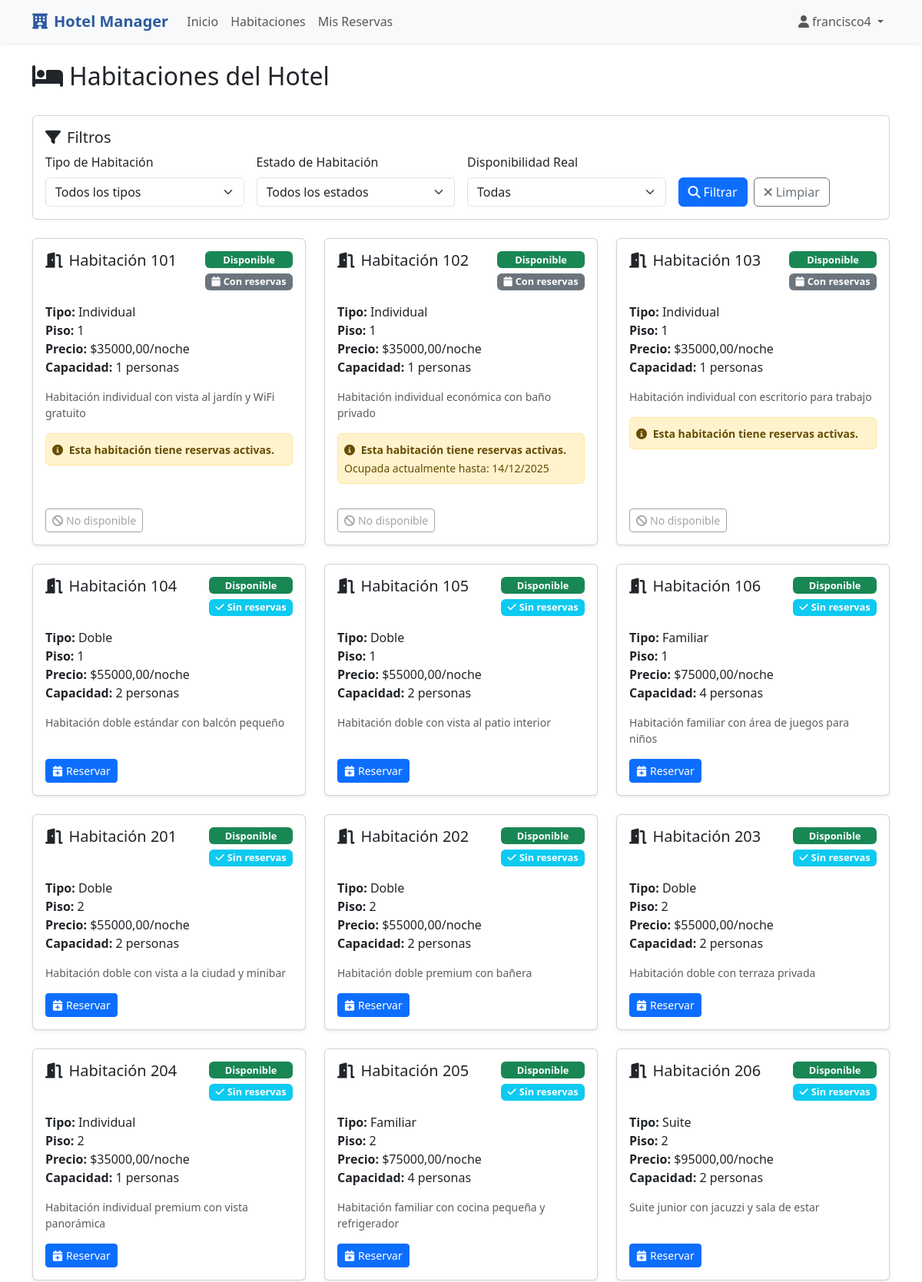
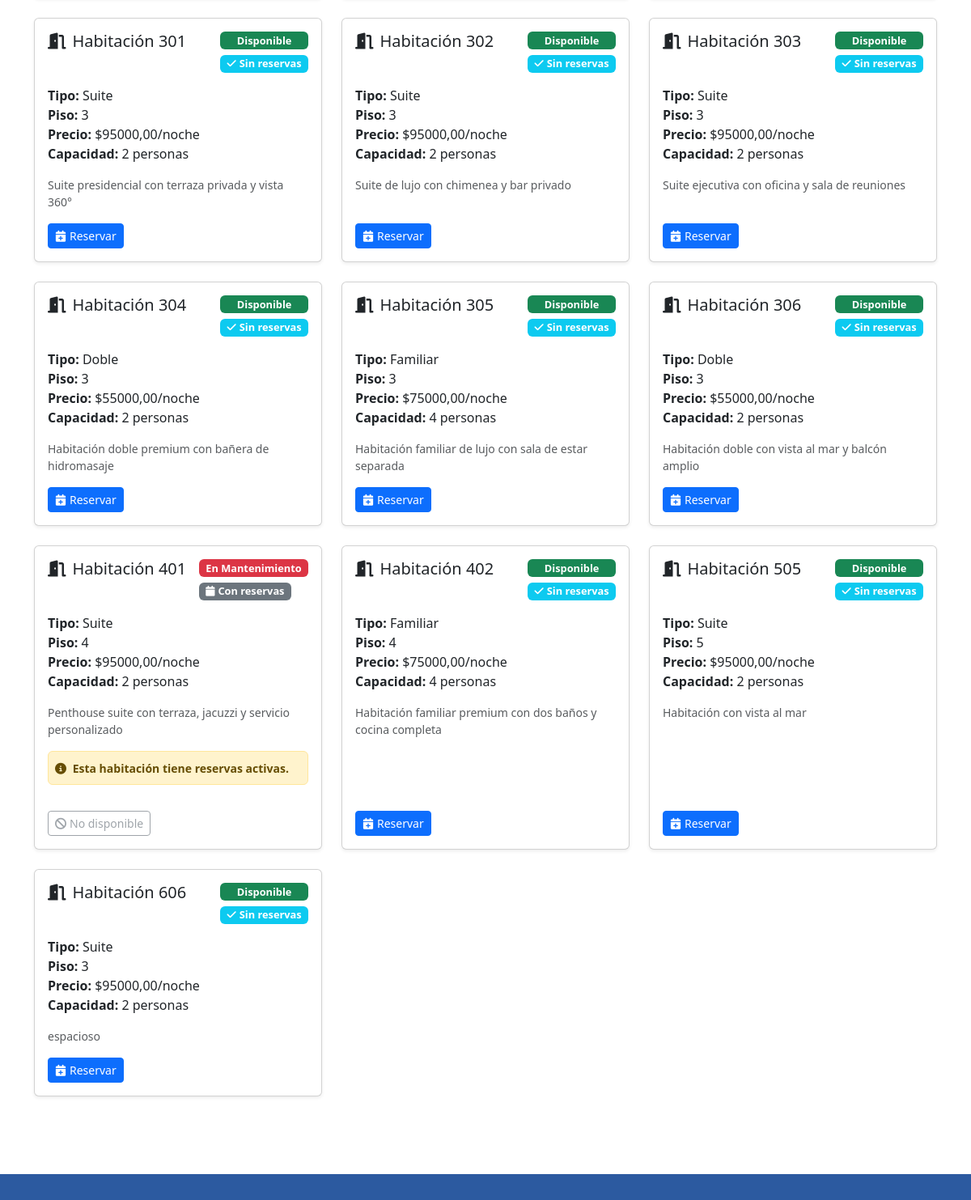
Page /habitaciones/ (signed in) on the committed database (2 pictures, top to bottom).
### hotel/models.py (models this page shows, shortened)
class Habitacion(models.Model):
    ESTADOS = [
        ('disponible', 'Disponible'),
        ('ocupada', 'Ocupada'),
        ('mantenimiento', 'En Mantenimiento'),
    ]
    numero = models.CharField(max_length=10, unique=True)
    tipo = models.ForeignKey(TipoHabitacion, on_delete=models.PROTECT, related_name='habitaciones') #Deleted Protec para evitar borrados sin querer
    estado = models.CharField(max_length=20, choices=ESTADOS, default='disponible')
    piso = models.IntegerField()
    descripcion = models.TextField(blank=True)
    fecha_creacion = models.DateTimeField(auto_now_add=True)
    class Meta:
        verbose_name = "Habitación"
        verbose_name_plural = "Habitaciones"
        ordering = ['numero']
        indexes = [
            models.Index(fields=['numero']),
            models.Index(fields=['estado']),
        ]
        permissions = [
            ("can_change_room_state", "Can change room state"),
        ]
    def esta_disponible(self, fecha_entrada=None, fecha_salida=None):
        if self.estado != 'disponible':
            return False
        hoy = date.today()
        if not fecha_entrada or not fecha_salida:
            reservas_activas = self.reservas.filter(
                estado__in=['pendiente', 'confirmada'],
                fecha_salida__gte=hoy
            )
            return not reservas_activas.exists()
    def reserva_actual(self):
        hoy = date.today()
        return self.reservas.filter(
            estado='confirmada',
            fecha_entrada__lte=hoy,
            fecha_salida__gt=hoy
        ).first()

class TipoHabitacion(models.Model):
    TIPOS_HABITACION = [
        ('individual', 'Individual'),
        ('doble', 'Doble'),
        ('suite', 'Suite'),
        ('familiar', 'Familiar'),
    ]
    nombre = models.CharField(max_length=50, choices=TIPOS_HABITACION, unique=True)
    descripcion = models.TextField(blank=True)
    precio_por_noche = models.DecimalField(max_digits=10, decimal_places=2)
    capacidad_maxima = models.PositiveIntegerField()
    class Meta:
        verbose_name = "Tipo de Habitación"
        verbose_name_plural = "Tipos de Habitación"
        indexes = [
            models.Index(fields=['nombre']),
        ]
    def __str__(self):
        return self.get_nombre_display()

class Reserva(models.Model):
    ESTADOS_RESERVA = [
        ('pendiente', 'Pendiente'),
        ('confirmada', 'Confirmada'),
        ('cancelada', 'Cancelada'),
        ('completada', 'Completada'),
    ]
    cliente = models.ForeignKey(User, on_delete=models.CASCADE, related_name='reservas')
    habitacion = models.ForeignKey(Habitacion, on_delete=models.CASCADE, related_name='reservas')
    fecha_entrada = models.DateField()
    fecha_salida = models.DateField()
    numero_huespedes = models.PositiveIntegerField()
    estado = models.CharField(max_length=20, choices=ESTADOS_RESERVA, default='pendiente')
    precio_total = models.DecimalField(max_digits=12, decimal_places=2, null=True, blank=True)
    fecha_reserva = models.DateTimeField(auto_now_add=True)
    comentarios = models.TextField(blank=True)
    class Meta:
        verbose_name = "Reserva"
        verbose_name_plural = "Reservas"
        ordering = ['-fecha_reserva']
        indexes = [
            models.Index(fields=['habitacion', 'fecha_entrada', 'fecha_salida']),
            models.Index(fields=['estado']),
        ]
        permissions = [
            ("can_confirm_reservation", "Can confirm reservation"),
            ("can_cancel_reservation", "Can cancel reservation"),
        ]

### hotel/views.py (the view)
# urls.py: path('habitaciones/', views.lista_habitaciones, name='lista_habitaciones'),
def lista_habitaciones(request):
    actualizar_reservas_vencidas()
    habitaciones = Habitacion.objects.all().order_by('numero')
    tipos = TipoHabitacion.objects.all()
    tipo_filtro = request.GET.get('tipo')
    estado_filtro = request.GET.get('estado')
    disponibilidad_filtro = request.GET.get('disponibilidad')
    if tipo_filtro:
        habitaciones = habitaciones.filter(tipo__nombre=tipo_filtro)
    if estado_filtro:
        habitaciones = habitaciones.filter(estado=estado_filtro)
    if disponibilidad_filtro == 'disponible':
        habitaciones_filtradas = []
        for habitacion in habitaciones:
            if habitacion.esta_disponible():
                habitaciones_filtradas.append(habitacion)
        habitaciones = habitaciones_filtradas
    elif disponibilidad_filtro == 'reservada':
        habitaciones_filtradas = []
        for habitacion in habitaciones:
            if not habitacion.esta_disponible():
                habitaciones_filtradas.append(habitacion)
        habitaciones = habitaciones_filtradas
    contexto = {
        'habitaciones': habitaciones,
        'tipos': tipos,
        'es_admin': es_administrador(request.user) if request.user.is_authenticated else False,
        'tipo_seleccionado': tipo_filtro,
        'estado_seleccionado': estado_filtro,
        'disponibilidad_seleccionada': disponibilidad_filtro,
    }
    return render(request, 'hotel/habitaciones.html', contexto)

### hotel/views.py (called while the page is built, shortened)
def es_administrador(user):
    return user.is_staff or user.is_superuser

def actualizar_reservas_vencidas():
    ahora = timezone.now()
    vencidas = Reserva.objects.filter(fecha_salida__lt=ahora, estado="confirmada")

### hotel/templates/hotel/habitaciones.html (shortened to what this page needs)
{% extends 'hotel/base.html' %}
{% block contenido %}
<div class="d-flex justify-content-between align-items-center mb-4">
    <h2>
        <i class="fas fa-bed me-2"></i>Habitaciones del Hotel
    </h2>
</div>
<div class="card mb-4">
    <div class="card-body">
        <h5 class="card-title">
            <i class="fas fa-filter me-2"></i>Filtros
        </h5>
        <form method="GET" class="row g-3">
            <div class="col-md-3">
                <label for="tipo" class="form-label">Tipo de Habitación</label>
                <select name="tipo" id="tipo" class="form-select">
                    <option value="">Todos los tipos</option>
                </select>
            </div>
            <div class="col-md-3">
                <label for="estado" class="form-label">Estado de Habitación</label>
                <select name="estado" id="estado" class="form-select">
                    <option value="">Todos los estados</option>
                </select>
            </div>
            <div class="col-md-3">
                <label for="disponibilidad" class="form-label">Disponibilidad Real</label>
                <select name="disponibilidad" id="disponibilidad" class="form-select">
                    <option value="">Todas</option>
                </select>
            </div>
            <div class="col-md-3 d-flex align-items-end">
                <button type="submit" class="btn btn-primary me-2">
                    <i class="fas fa-search me-1"></i>Filtrar
                </button>
                <a href="{% url 'lista_habitaciones' %}" class="btn btn-outline-secondary">
                    <i class="fas fa-times me-1"></i>Limpiar
                </a>
            </div>
        </form>
    </div>
</div>
<div class="row">
    {% for habitacion in habitaciones %}
        <div class="col-lg-6 col-xl-4 mb-4">
            <div class="card card-habitacion shadow-sm h-100">
                <div class="card-body d-flex flex-column">
                    <div class="d-flex justify-content-between align-items-start mb-3">
                        <h5 class="card-title">
                            <i class="fas fa-door-open me-2"></i>Habitación {{ habitacion.numero }}
                        </h5>
                        <div>
                            <span class="badge {% if habitacion.estado == 'disponible' %}bg-success{% elif habitacion.estado == 'ocupada' %}bg-warning{% else %}bg-danger{% endif %} badge-estado d-block mb-1">
                                {{ habitacion.get_estado_display }}
                            </span>
                            {% if habitacion.esta_disponible %}
                                <span class="badge bg-info badge-estado">
                                    <i class="fas fa-check me-1"></i>Sin reservas
                                </span>
                            {% else %}
                                <span class="badge bg-secondary badge-estado">
                                    <i class="fas fa-calendar me-1"></i>Con reservas
                                </span>
                            {% endif %}
                        </div>
                    </div>
                    <div class="mb-3 flex-grow-1">
                        <p class="card-text">
                            <strong>Tipo:</strong> {{ habitacion.tipo }}<br>
                            <strong>Piso:</strong> {{ habitacion.piso }}<br>
                            <strong>Precio:</strong> ${{ habitacion.tipo.precio_por_noche }}/noche<br>
                            <strong>Capacidad:</strong> {{ habitacion.tipo.capacidad_maxima }} personas
                        </p>
                        {% if habitacion.descripcion %}
                            <p class="card-text text-muted small">{{ habitacion.descripcion|truncatewords:15 }}</p>
                        {% endif %}
                        {% if not habitacion.esta_disponible %}
                            <div class="alert alert-warning alert-sm mt-2 p-2">
                                <small>
                                    <i class="fas fa-info-circle me-1"></i>
                                    <strong>Esta habitación tiene reservas activas.</strong>
                                    {% if habitacion.reserva_actual %}
                                        <br>Ocupada actualmente hasta: {{ habitacion.reserva_actual.fecha_salida|date:"d/m/Y" }}
                                    {% endif %}
                                </small>
                            </div>
                        {% endif %}
                    </div>
                    <div class="mt-auto">
                        {% if habitacion.esta_disponible and user.is_authenticated %}
                            <a href="{% url 'hacer_reserva' habitacion.id %}" class="btn btn-primary btn-sm">
                                <i class="fas fa-calendar-plus me-1"></i>Reservar
                            </a>
                        {% elif not habitacion.esta_disponible %}
                            <button class="btn btn-outline-secondary btn-sm" disabled>
                                <i class="fas fa-ban me-1"></i>No disponible
                            </button>
                        {% elif not user.is_authenticated %}
                            <a href="{% url 'iniciar_sesion' %}" class="btn btn-outline-primary btn-sm">
                                Inicia sesión para reservar
                            </a>
                        {% endif %}
                    </div>
                </div>
            </div>
        </div>
    {% endfor %}
</div>
{% endblock %}

### hotel/templates/hotel/base.html (shortened to what this page needs)
{% load static %}
<!DOCTYPE html>
<html lang="es">
<head>
    <link href="https://cdnjs.cloudflare.com/ajax/libs/bootstrap/5.3.0/css/bootstrap.min.css" rel="stylesheet">
    <link href="https://cdnjs.cloudflare.com/ajax/libs/font-awesome/6.4.0/css/all.min.css" rel="stylesheet">
</head>
<body>
    <nav class="navbar navbar-expand-lg navbar-light bg-light shadow-sm">
        <div class="container">
            <a class="navbar-brand" href="{% url 'inicio' %}">
                <i class="fas fa-hotel me-2"></i>Hotel Manager
            </a>
            <div class="collapse navbar-collapse" id="navbarNav">
                <ul class="navbar-nav me-auto">
                    <li class="nav-item">
                        <a class="nav-link" href="{% url 'inicio' %}">Inicio</a>
                    </li>
                    <li class="nav-item">
                        <a class="nav-link" href="{% url 'lista_habitaciones' %}">Habitaciones</a>
                    </li>
                    {% if user.is_authenticated %}
                        <li class="nav-item">
                            <a class="nav-link" href="{% url 'mis_reservas' %}">Mis Reservas</a>
                        </li>
                    {% endif %}
                </ul>
                <ul class="navbar-nav">
                    {% if user.is_authenticated %}
                        <li class="nav-item dropdown">
                            <a class="nav-link dropdown-toggle" href="#" role="button" data-bs-toggle="dropdown">
                                <i class="fas fa-user me-1"></i>{{ user.username }}
                            </a>
                        </li>
                    {% endif %}
                </ul>
            </div>
        </div>
    </nav>
    <main class="container my-4">
        {% block contenido %}
        {% endblock %}
    </main>
    <footer class="footer py-3 mt-5">
    </footer>
</body>
</html>

### hotel/templates/hotel/base.html (style rules this page uses)
.navbar-brand { font-weight: bold; color: #2c5aa0 !important; }
.card-habitacion { transition: transform 0.2s; height: 100%; }
.badge-estado { font-size: 0.8rem; }
.footer { background-color: #2c5aa0; color: white; margin-top: auto; }
body { display: flex; flex-direction: column; min-height: 100vh; }
main { flex: 1; }

### rows in the picture
Habitacion: numero "101", estado "Disponible", shows "Con reservas", tipo "Individual", piso "1", tipo.precio_por_noche "35000,00", tipo.capacidad_maxima "1", descripcion "Habitación individual con vista al jardín y WiFi gratuito", shows "Esta habitación tiene reservas activas.", shows "No disponible"
Habitacion: numero "102", estado "Disponible", shows "Con reservas", tipo "Individual", piso "1", tipo.precio_por_noche "35000,00", tipo.capacidad_maxima "1", descripcion "Habitación individual económica con baño privado", reserva_actual.fecha_salida "14/12/2025", shows "No disponible"
Habitacion: numero "103", estado "Disponible", shows "Con reservas", tipo "Individual", piso "1", tipo.precio_por_noche "35000,00", tipo.capacidad_maxima "1", descripcion "Habitación individual con escritorio para trabajo", shows "Esta habitación tiene reservas activas.", shows "No disponible"
Habitacion: numero "104", estado "Disponible", shows "Sin reservas", tipo "Doble", piso "1", tipo.precio_por_noche "55000,00", tipo.capacidad_maxima "2", descripcion "Habitación doble estándar con balcón pequeño", shows "Reservar"
Habitacion: numero "105", estado "Disponible", shows "Sin reservas", tipo "Doble", piso "1", tipo.precio_por_noche "55000,00", tipo.capacidad_maxima "2", descripcion "Habitación doble con vista al patio interior", shows "Reservar"
Habitacion: numero "106", estado "Disponible", shows "Sin reservas", tipo "Familiar", piso "1", tipo.precio_por_noche "75000,00", tipo.capacidad_maxima "4", descripcion "Habitación familiar con área de juegos para niños", shows "Reservar"
Habitacion: numero "201", estado "Disponible", shows "Sin reservas", tipo "Doble", piso "2", tipo.precio_por_noche "55000,00", tipo.capacidad_maxima "2", descripcion "Habitación doble con vista a la ciudad y minibar", shows "Reservar"
Habitacion: numero "202", estado "Disponible", shows "Sin reservas", tipo "Doble", piso "2", tipo.precio_por_noche "55000,00", tipo.capacidad_maxima "2", descripcion "Habitación doble premium con bañera", shows "Reservar"
Habitacion: numero "203", estado "Disponible", shows "Sin reservas", tipo "Doble", piso "2", tipo.precio_por_noche "55000,00", tipo.capacidad_maxima "2", descripcion "Habitación doble con terraza privada", shows "Reservar"
Habitacion: numero "204", estado "Disponible", shows "Sin reservas", tipo "Individual", piso "2", tipo.precio_por_noche "35000,00", tipo.capacidad_maxima "1", descripcion "Habitación individual premium con vista panorámica", shows "Reservar"
Habitacion: numero "205", estado "Disponible", shows "Sin reservas", tipo "Familiar", piso "2", tipo.precio_por_noche "75000,00", tipo.capacidad_maxima "4", descripcion "Habitación familiar con cocina pequeña y refrigerador", shows "Reservar"
Habitacion: numero "206", estado "Disponible", shows "Sin reservas", tipo "Suite", piso "2", tipo.precio_por_noche "95000,00", tipo.capacidad_maxima "2", descripcion "Suite junior con jacuzzi y sala de estar", shows "Reservar"
Habitacion: numero "301", estado "Disponible", shows "Sin reservas", tipo "Suite", piso "3", tipo.precio_por_noche "95000,00", tipo.capacidad_maxima "2", descripcion "Suite presidencial con terraza privada y vista 360°", shows "Reservar"
Habitacion: numero "302", estado "Disponible", shows "Sin reservas", tipo "Suite", piso "3", tipo.precio_por_noche "95000,00", tipo.capacidad_maxima "2", descripcion "Suite de lujo con chimenea y bar privado", shows "Reservar"
Habitacion: numero "303", estado "Disponible", shows "Sin reservas", tipo "Suite", piso "3", tipo.precio_por_noche "95000,00", tipo.capacidad_maxima "2", descripcion "Suite ejecutiva con oficina y sala de reuniones", shows "Reservar"
Habitacion: numero "304", estado "Disponible", shows "Sin reservas", tipo "Doble", piso "3", tipo.precio_por_noche "55000,00", tipo.capacidad_maxima "2", descripcion "Habitación doble premium con bañera de hidromasaje", shows "Reservar"
Habitacion: numero "305", estado "Disponible", shows "Sin reservas", tipo "Familiar", piso "3", tipo.precio_por_noche "75000,00", tipo.capacidad_maxima "4", descripcion "Habitación familiar de lujo con sala de estar separada", shows "Reservar"
Habitacion: numero "306", estado "Disponible", shows "Sin reservas", tipo "Doble", piso "3", tipo.precio_por_noche "55000,00", tipo.capacidad_maxima "2", descripcion "Habitación doble con vista al mar y balcón amplio", shows "Reservar"
Habitacion: numero "401", estado "En Mantenimiento", shows "Con reservas", tipo "Suite", piso "4", tipo.precio_por_noche "95000,00", tipo.capacidad_maxima "2", descripcion "Penthouse suite con terraza, jacuzzi y servicio personalizado", shows "Esta habitación tiene reservas activas.", shows "No disponible"
Habitacion: numero "402", estado "Disponible", shows "Sin reservas", tipo "Familiar", piso "4", tipo.precio_por_noche "75000,00", tipo.capacidad_maxima "4", descripcion "Habitación familiar premium con dos baños y cocina completa", shows "Reservar"
Habitacion: numero "505", estado "Disponible", shows "Sin reservas", tipo "Suite", piso "5", tipo.precio_por_noche "95000,00", tipo.capacidad_maxima "2", descripcion "Habitación con vista al mar", shows "Reservar"
Habitacion: numero "606", estado "Disponible", shows "Sin reservas", tipo "Suite", piso "3", tipo.precio_por_noche "95000,00", tipo.capacidad_maxima "2", descripcion "espacioso", shows "Reservar"

### other values in the picture
{{ user.username }} "francisco4"
